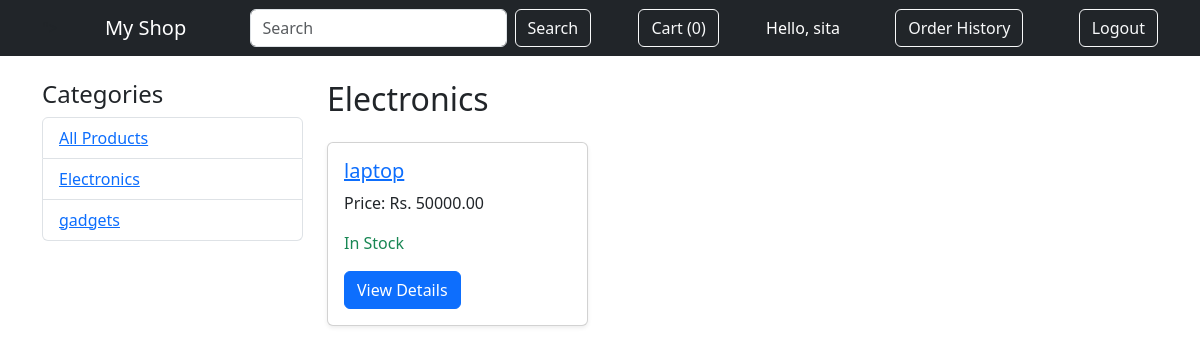
Screenshot of /category/electronics/ (signed in) with the database file from the repository.
### store/models.py (models this page shows, shortened)
class Category(models.Model):
    name = models.CharField(max_length=100)
    slug = models.SlugField(max_length=100, unique=True)
    class Meta:
        verbose_name_plural = 'categories'

class Product(models.Model):
    category = models.ForeignKey(Category, related_name='products', on_delete=models.CASCADE)
    name = models.CharField(max_length=200)
    slug = models.SlugField(max_length=200, unique=True)
    description = models.TextField(blank=True)
    price = models.DecimalField(max_digits=10, decimal_places=2)
    stock = models.PositiveIntegerField()
    available = models.BooleanField(default=True)
    image = models.ImageField(upload_to='products/', blank=True, null=True)
    created = models.DateTimeField(auto_now_add=True)
    updated = models.DateTimeField(auto_now=True)
    class Meta:
        ordering = ['-created']

### store/views.py (the view)
# urls.py: path('', views.product_list, name='product_list'),
def product_list(request, category_slug=None):
    category = None
    categories = Category.objects.all()
    products = Product.objects.filter(available=True)
    query = request.GET.get('q')
    if category_slug:
        category = get_object_or_404(Category, slug=category_slug)
        products = products.filter(category=category)
    if query:
        products = products.filter(name__icontains=query)
    return render(request, 'store/product_list.html', {'category': category, 'categories': categories, 'products': products,'query': query})

### cart/cart.py (called while the page is built)
    def __len__(self):
        return sum(int(item['quantity']) for item in self.cart.values())

### cart/context_processors.py (called while the page is built)
def cart(request):
    return {'cart': Cart(request)}

### store/templates/store/product_list.html (shortened to what this page needs)
{% extends 'store/base.html' %}
{% block content %}
<div class="row">
    <div class="col-md-3">
        <h4>Categories</h4>
        <ul class="list-group">
            <li class="list-group-item">
                <a href="{% url 'store:product_list' %}">All Products</a>
            </li>
            {% for c in categories %}
                <li class="list-group-item">
                    <a href="{% url 'store:product_list_by_category' c.slug %}">
                        {{ c.name }}
                    </a>
                </li>
            {% endfor %}
        </ul>
    </div>
    <div class="col-md-9">
        <h2 class="mb-4">
            {% if category %}{{ category.name }}{% else %}All Products{% endif %}
        </h2>
        {% for product in products %}
            <div class="row">
                <div class="col-md-4 mb-4">
                    <div class="card h-100 shadow-sm">
                        <div class="card-body">
                           <h5 class="card-title">
                        <a href="{% url 'store:product_detail' product.slug %}">
                            {{ product.name }}
                        </a>
                    </h5>
                    <p class="card-text">Price: Rs. {{ product.price }}</p>
                    <p class="card-text">
                        {% if product.stock > 0 %}
                            <span class="text-success">In Stock</span>
                        {% else %}
                            <span class="text-danger">Out of Stock</span>
                        {% endif %}
                    </p>
                    <a href="{% url 'store:product_detail' product.slug %}" class="btn btn-primary">View Details</a>
                </div>
            </div>
        {% empty %}
            <div class="col-12">
            <p class="text-muted">No products available.</p>
        {% endfor %}
        </div>
    </div>
</div>
{% endblock %}

### store/templates/store/base.html (shortened to what this page needs)
<!DOCTYPE html>
<html>
<head>
    <link href="https://cdn.jsdelivr.net/npm/bootstrap@5.3.3/dist/css/bootstrap.min.css" rel="stylesheet">
</head>
<body>
    <nav class="navbar navbar-dark bg-dark mb-4">
        <div class="container d-flex justify-content-between align-items-center">     ">
            <a class="navbar-brand text-white text-decoration-none" href="/">My Shop</a>
            <form class="d-flex" method="get" action="{% url 'store:product_list' %}">
                <input class="form-control me-2" type="search" placeholder="Search" aria-label="Search" name="q" value="{{ request.GET.q }}">
                <button class="btn btn-outline-light" type="submit">Search</button>
            </form>
            <a href="{% url 'cart:cart_detail' %}" class="btn btn-outline-light">
                Cart ({{ cart|length }})
            </a>
            {% if user.is_authenticated %}
            <span class="text-white me-2">Hello, {{ user.username }}</span>
                <a href="{% url 'orders:order_history' %}" class="btn btn-outline-light me-2">Order History</a>
                <a href="{% url 'accounts:logout' %}" class="btn btn-outline-light">Logout</a>
            {% else %}
                <a href="{% url 'accounts:login' %}" class="btn btn-outline-light me-2">Login</a>
                <a href="{% url 'accounts:signup' %}" class="btn btn-outline-light">Sign Up</a>
            {% endif %}
        </div>
    </nav>
    <div class="container">
        {% block content %}
        {% endblock %}
    </div>
</body>
</html>

### rows the page displays
Category: name "Electronics"
Category: name "gadgets"
Product: name "laptop", price "50000.00", stock "In Stock"

### other values shown
{{ cart|length }} "0"
{{ user.username }} "sita"
